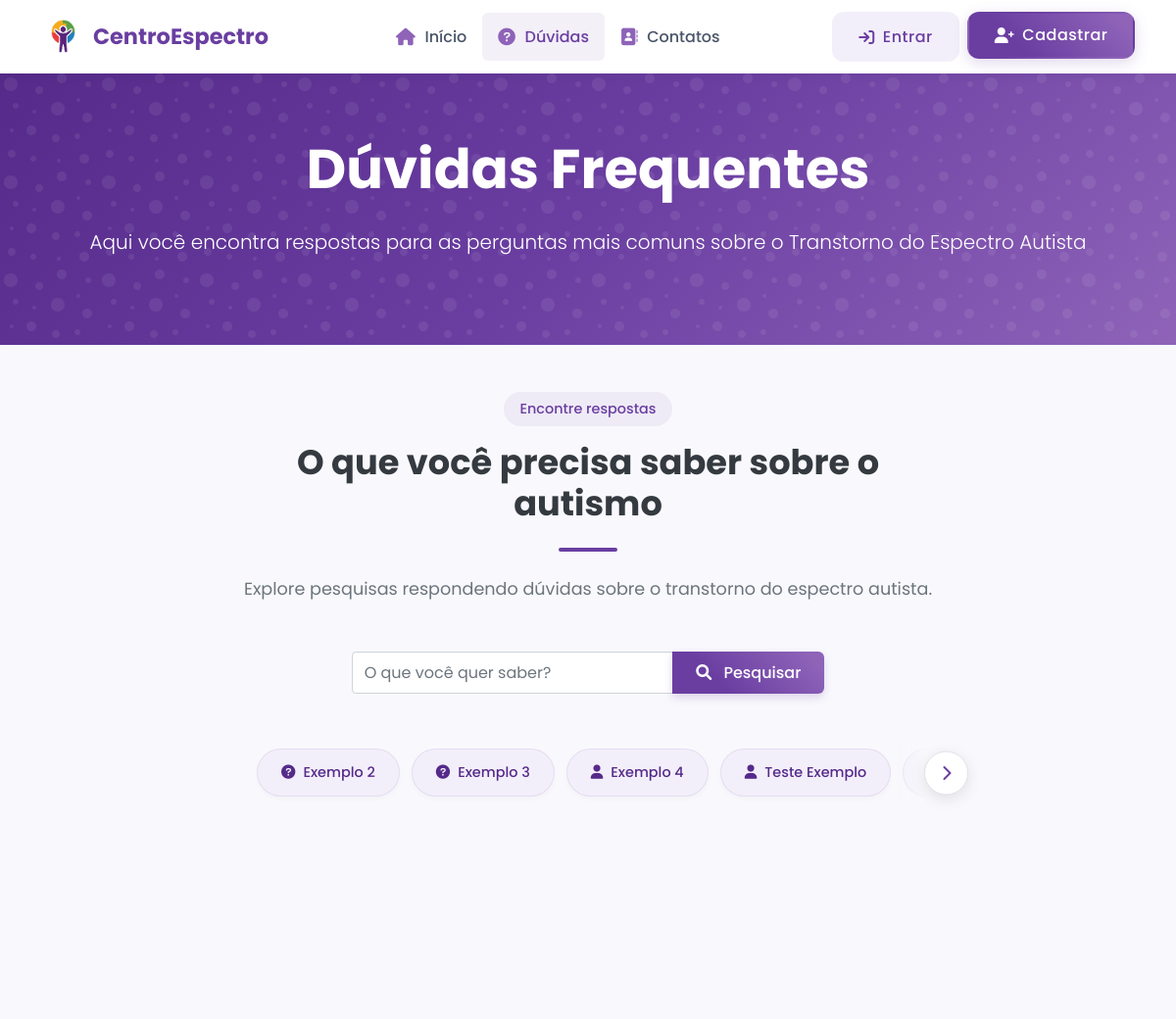
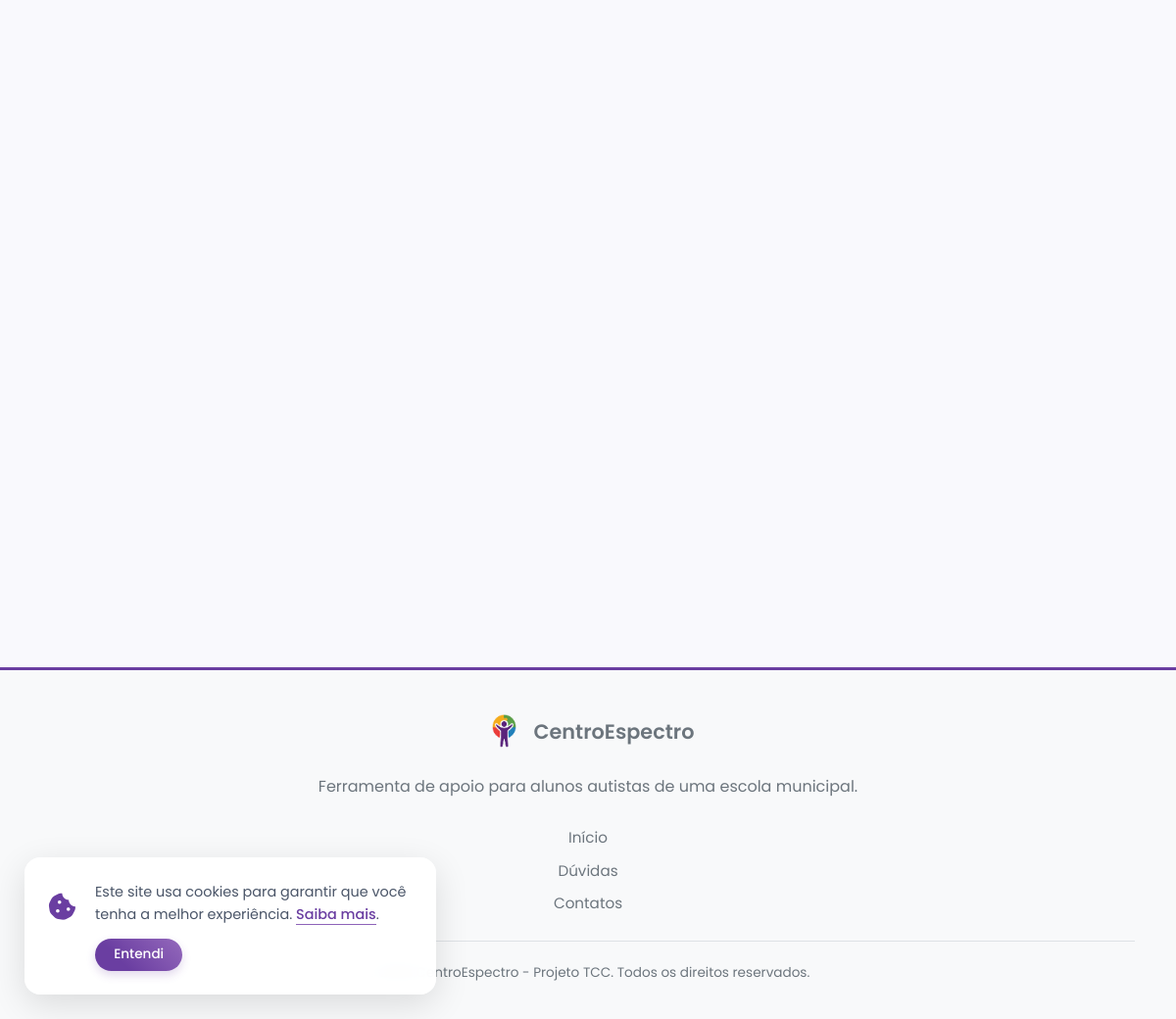
The page /duvidas/ on the database its author committed (2 pictures, top to bottom).
### core/models.py (models this page shows, shortened)
class CategoriaBase(models.Model):
    nome = models.CharField(max_length=100)
    icone = models.CharField(
        max_length=50,
        choices=ICONE_CHOICES, # Usa a lista de ícones como opções
        default='fas fa-question-circle', # Ícone padrão
        verbose_name='Ícone'
    )
    class Meta:
        abstract = True

class CategoriaFAQ(CategoriaBase):
    class Meta:
        verbose_name = 'Categoria de Dúvida'
        verbose_name_plural = 'Categorias de Dúvidas'

### core/views.py (the view)
# urls.py: path('duvidas/', views.duvidas, name='duvidas'),
def duvidas(request):
    termo_pesquisa = request.POST.get('termo', request.GET.get('termo', ''))
    todas_categorias = CategoriaFAQ.objects.all().order_by('nome')
    main_paginator = Paginator(todas_categorias, 3) # 3 categorias por página
    categorias_com_pagina = []
    items_per_page = main_paginator.per_page
    for index, categoria in enumerate(todas_categorias):
        page_number = (index // items_per_page) + 1
        categorias_com_pagina.append({
            'categoria': categoria,
            'pagina': page_number
        })
    main_page_number = request.GET.get('page')
    main_page_obj = main_paginator.get_page(main_page_number)
    categorias_na_pagina = main_page_obj.object_list
    faqs_da_pagina = FAQ.objects.filter(
        categoria__in=categorias_na_pagina
    ).select_related('categoria').order_by('pergunta')
    if termo_pesquisa:
        faqs_da_pagina = faqs_da_pagina.filter(
            Q(pergunta__icontains=termo_pesquisa) |
            Q(resposta__icontains=termo_pesquisa)
        )
    faqs_agrupadas = defaultdict(list)
    for faq in faqs_da_pagina:
        faqs_agrupadas[faq.categoria].append(faq)
    dados_pagina_atual = OrderedDict()
    for categoria in categorias_na_pagina:
        lista_de_faqs = faqs_agrupadas.get(categoria, [])
        faq_paginator = Paginator(lista_de_faqs, 4)
        query_param_name = f"faq_cat_{categoria.id}_page"
        faq_page_number = request.GET.get(query_param_name)
        faq_page_obj = faq_paginator.get_page(faq_page_number)
        dados_pagina_atual[categoria] = {
            'faqs_page_obj': faq_page_obj,
            'query_param_name': query_param_name
        }
    faqs_salvas_ids = []
    if request.user.is_authenticated:
        faqs_salvas_ids = list(UserSavedFAQ.objects.filter(
            user=request.user
        ).values_list('faq_id', flat=True))
    context = {
        'faqs_por_categoria_paginada': dados_pagina_atual,
        'page_obj': main_page_obj,
        'termo_pesquisa': termo_pesquisa,
        'faqs_salvas_ids': faqs_salvas_ids,
        'categorias_com_pagina': categorias_com_pagina,
    }
    return render(request, 'core/duvidas.html', context)

### core/templatetags/query_tags.py (called while the page is built)
@register.simple_tag(takes_context=True)
def query_transform(context, **kwargs):
    query = context['request'].GET.copy()
    for k, v in kwargs.items():
        query[k] = v
    return query.urlencode()

### core/templates/core/duvidas.html (shortened to what this page needs)
{% extends 'base.html' %}
{% load static %}
{% load query_tags %}
{% block content %}
<section class="hero-section" style="padding: 4rem 0;">
    <div class="hero-overlay"></div>
    <div class="container">
        <div class="row align-items-center">
            <div class="col-lg-12 text-center">
                <h1 class="display-4 fw-bold mb-4">
                </h1>
                <p class="lead mb-4">
                </p>
            </div>
        </div>
    </div>
</section>
<section class="py-5">
    <div class="container">
        <div class="row justify-content-center mb-5 fade-in-section">
            <div class="col-lg-8 text-center">
                <div class="section-subtitle">Encontre respostas</div>
                <h2 class="section-title">O que você precisa saber sobre o autismo</h2>
                <div class="section-divider"></div>
                <p class="section-description mb-5">Explore pesquisas respondendo dúvidas sobre o transtorno do espectro autista.</p>
                <div class="row justify-content-center mb-5">
                    <div class="col-md-8">
                        <form action="{% url 'pesquisar_faqs' %}" method="post" class="d-flex">
                            <div class="input-group">
                                <input type="text" name="termo" class="form-control" placeholder="O que você quer saber?" value="{{ termo_pesquisa }}" aria-label="Termo de pesquisa" autocomplete="off">
                                <button class="btn btn-primary" type="submit"><i class="fas fa-search me-2"></i> Pesquisar</button>
                            </div>
                        </form>
                    </div>
                </div>
                {% if categorias_com_pagina %}
                    <div class="category-carousel-wrapper">
                        <div class="category-filters-container mb-5">
                            <div class="category-filters">
                                {% for item in categorias_com_pagina %}
                                    <a href="#{{ item.categoria.nome|lower|slugify }}"
                                    class="btn-category-filter"
                                    data-target-page="{{ item.pagina }}"
                                    data-current-page="{{ page_obj.number }}">
                                        <i class="{{ item.categoria.icone }} me-2"></i>
                                        <span>{{ item.categoria.nome }}</span>
                                    </a>
                                {% endfor %}
                            </div>
                        </div>
                        <button type="button" class="carousel-arrow next" aria-label="Próximo">
                            <i class="fas fa-chevron-right"></i>
                        </button>
                    </div>
                {% endif %}
            </div>
        </div>
        {% if faqs_por_categoria_paginada %}
            <div class="row">
                <div class="col-lg-10 mx-auto">
                </div>
            </div>
        {% endif %}
    </div>
</section>
<div class="toast-container position-fixed top-0 end-0 p-3" style="z-index: 1100">
</div>
{% endblock %}
{% block extra_css %}
<link
    rel="stylesheet"
    href="https://cdnjs.cloudflare.com/ajax/libs/animate.css/4.1.1/animate.min.css"
/>
{% endblock %}

### static/css/site.css (style rules this page uses)
:root { --primary: #6a3ea1; --primary-dark: #5b2e92; --primary-light: #9a6dd7; --primary-very-light: #f3effa; --secondary: #3a86ff; --accent: #ffd60a; --success: #4caf50; --info: #2196f3; --warning: #ff9800; --danger: #f44336; --light: #f8f9fa; --dark: #343a40; --gray-100: #f8f9fa; --gray-200: #e9ecef; --gray-300: #dee2e6; --gray-400: #ced4da; --gray-500: #adb5bd; --gray-600: #6c757d; --gray-700: #495057; --gray-800: #343a40; --gray-900: #212529; --body-bg: #f9f9fd; --card-shadow: 0 10px 30px rgba(0, 0, 0, 0.05); --transition: all 0.3s ease; }
html { scroll-behavior: smooth; }
body { font-family: 'Poppins', sans-serif; background-color: var(--body-bg); color: var(--gray-700); line-height: 1.7; overflow-x: hidden; }
a { color: var(--primary); text-decoration: none; transition: var(--transition); }
.section-subtitle { display: inline-block; padding: 5px 16px; background-color: rgba(106, 62, 161, 0.08); color: var(--primary); border-radius: 50px; font-size: 0.9rem; font-weight: 500; margin-bottom: 1rem; }
.section-title { font-size: 2.2rem; font-weight: 700; color: var(--gray-800); margin-bottom: 1rem; }
.section-divider { height: 4px; width: 60px; background: var(--primary); margin: 1.5rem auto; border-radius: 2px; }
.section-description { font-size: 1.1rem; color: var(--gray-600); max-width: 800px; margin: 0 auto; }
.btn { border-radius: 50px; padding: 0.6rem 1.5rem; font-weight: 500; transition: var(--transition); position: relative; overflow: hidden; z-index: 1; }
.btn-primary { background: linear-gradient(45deg, var(--primary) 30%, var(--primary-light) 90%); border: none; color: white !important; box-shadow: 0 4px 10px rgba(106, 62, 161, 0.2); }
.hero-section { position: relative; background: linear-gradient(135deg, var(--primary-dark) 0%, var(--primary) 50%, var(--primary-light) 100%); color: white; overflow: hidden; padding: 6rem 0; }
.hero-overlay { position: absolute; top: 0; left: 0; width: 100%; height: 100%; opacity: 0.7; }
.fade-in-section { opacity: 0; transform: translateY(20px); transition: opacity 0.6s ease-out, transform 0.6s ease-out; }
.fade-in-section>* { transition-delay: 0.2s; }
.fade-in-section.is-visible { opacity: 1; transform: translateY(0); }

### core/templates/base.html (style rules this page uses)
:root { --primary: #6A3EA1; --primary-light: #8E63B8; --primary-dark: #552A8A; --gray-700: #4a5568; --text-dark: #2d3748; --danger-red: #e53e3e; --primary-very-light: #f3effa; }
body { font-family: 'Poppins', sans-serif; }
.btn { border-radius: 6px; padding: 0.6rem 1.5rem; font-weight: 500; transition: all 0.3s ease; }
.btn-primary { background: linear-gradient(45deg, var(--primary) 30%, var(--primary-light) 90%); border: none; box-shadow: 0 4px 10px rgba(106, 62, 161, 0.2); }

### core/templates/core/duvidas.html (style rules this page uses)
.toast-container { z-index: 9999 !important; }
.category-filters-container { width: 100%; overflow-x: auto; -ms-overflow-style: none; scrollbar-width: none; -webkit-mask-image: linear-gradient(to right, transparent, black 30px, black calc(100% - 30px), transparent); mask-image: linear-gradient(to right, transparent, black 30px, black calc(100% - 30px), transparent); }
.category-filters { display: flex; flex-wrap: nowrap; gap: 12px; padding: 0.5rem 30px; -webkit-overflow-scrolling: touch; }
.btn-category-filter { display: inline-flex; align-items: center; padding: 0.7rem 1.5rem; background-color: var(--primary-very-light); color: var(--primary-dark); border: 1px solid rgba(106, 62, 161, 0.1); border-radius: 50px; font-size: 0.9rem; font-weight: 500; text-decoration: none; transition: all 0.3s ease; box-shadow: 0 2px 5px rgba(0,0,0,0.03); white-space: nowrap; flex-shrink: 0; }
.category-filters-container::after { content: ''; position: absolute; top: 0; right: 0; width: 60px; height: 100%; background: linear-gradient(to right, rgba(249, 249, 253, 0), var(--body-bg) 70%); pointer-events: none; }
.category-carousel-wrapper { position: relative; max-width: 900px; margin: 0 auto; }
.carousel-arrow { display: none; position: absolute; top: 50%; transform: translateY(-50%); width: 45px; height: 45px; border-radius: 50%; background-color: white; border: 1px solid var(--gray-300); color: var(--primary); box-shadow: 0 4px 15px rgba(0,0,0,0.1); z-index: 10; cursor: pointer; transition: all 0.2s ease-in-out; }
.carousel-arrow.next { right: -20px; }
@media (min-width: 992px) { .carousel-arrow { display: flex; align-items: center; justify-content: center; } }

### rows shown on the page
CategoriaFAQ: categoria.nome "Exemplo 2"
CategoriaFAQ: categoria.nome "Exemplo 3"
CategoriaFAQ: categoria.nome "Exemplo 4"
CategoriaFAQ: categoria.nome "Teste Exemplo"
